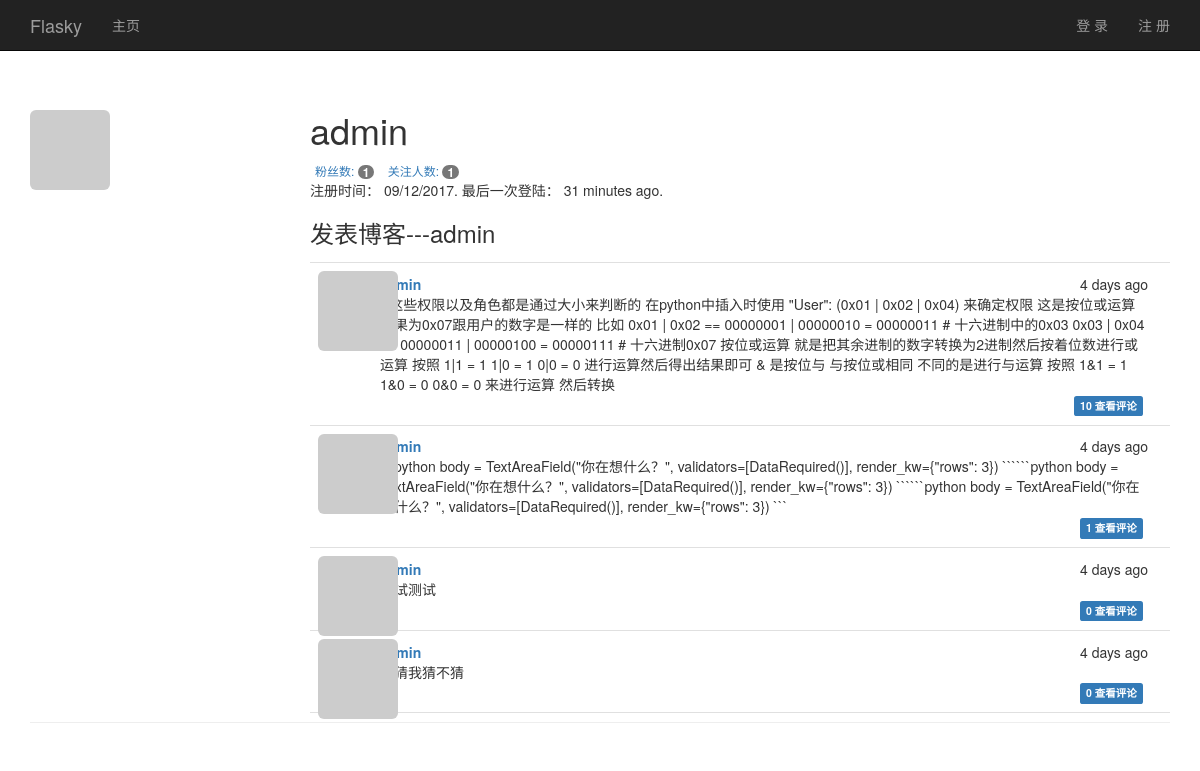
Screenshot of /user/admin with the database file from the repository.
### app/models.py (models this page shows, shortened)
class User(UserMixin, db.Model):
    avatar_hash = db.Column(db.String(32))
    __tablename__ = 'users'
    id = db.Column(db.Integer, primary_key=True)
    email = db.Column(db.String(64), unique=True, index=True)
    username = db.Column(db.String(64), unique=True, index=True)
    role_id = db.Column(db.Integer, db.ForeignKey('roles.id'))
    password_hash = db.Column(db.String(128))
    confirmed = db.Column(db.Boolean, default=False)
    name = db.Column(db.String(64))  # 姓名
    location = db.Column(db.String(64))  # 所在地
    about_me = db.Column(db.Text())  # 自我介绍
    member_since = db.Column(db.DateTime(), default=datetime.utcnow)  # 注册时间
    last_seen = db.Column(db.DateTime(), default=datetime.utcnow)  # 最后登录时间
    posts = db.relationship('Post', backref='author', lazy='dynamic')
    followed = db.relationship('Follow',
                               foreign_keys=[Follow.follower_id],
                               backref=db.backref('follower', lazy='joined'),
                               lazy='dynamic',
                               cascade='all, delete-orphan')
    followers = db.relationship('Follow',
                                foreign_keys=[Follow.followed_id],
                                backref=db.backref('followed', lazy='joined'),
                                lazy='dynamic',
                                cascade='all, delete-orphan')
    comments = db.relationship('Comment', backref='author', lazy='dynamic')
    @property
    def password(self):
        raise AttributeError('密码不是一个可读属性！')
    def gravatar(self, size=100, default='identicon', rating='g'):
        if request.is_secure:  # 如果响应是安全的
            url = 'https://secure.gravatar.com/avatar'
        else:
            url = 'http://www.gravatar.com/avatar'
        my_hash = self.avatar_hash or hashlib.md5(self.email.encode(
            'utf-8')).hexdigest()
        return '{url}/{hash}?s={size}&d={default}&r={rating}'.format(
            url=url, hash=my_hash, size=size, default=default, rating=rating
        )

class Post(db.Model):
    __tablename__ = 'posts'
    id = db.Column(db.Integer, primary_key=True)
    body = db.Column(db.Text)
    timestamp = db.Column(db.DateTime, index=True, default=datetime.utcnow())
    author_id = db.Column(db.Integer, db.ForeignKey('users.id'))
    body_html = db.Column(db.Text)
    comments = db.relationship('Comment', backref='post', lazy='dynamic')

### app/main/views.py (the view)
@main.route('/user/<username>')
def user(username):
    web_user = User.query.filter_by(username=username).first_or_404()
    if web_user is None:
        abort(404)
    posts = web_user.posts.order_by(Post.timestamp.desc()).all()
    return render_template('user.html', user=web_user, posts=posts)

### app/auth/views.py (called while the page is built)
@auth.before_app_request
def before_request():
    if current_user.is_authenticated:
        current_user.ping()
        if not current_user.confirmed \
                and request.endpoint \
                and request.endpoint[:5] != 'auth.' \
                and request.endpoint != 'static':
            return redirect(url_for('auth.unconfirmed'))

### app/main/__init__.py (called while the page is built)
@main.app_context_processor
def inject_permission():
    return dict(Permission=Permission)

### app/models.py (called while the page is built)
    def can(self, permissions):
        return False

    def is_administrator(self):
        return False

### app/templates/user.html (shortened to what this page needs)
{% extends "base.html" %}
{% block page_content %}
	<div class="page-header">
		<img class="img-rounded profile-thumbnail" src="{{ user.gravatar(size=256) }}">
		<div class="profile-header">
			<h1>
				{{ user.username }}
			</h1>
			<div>
				<a href="{{ url_for('.followers', username=user.username) }}"
					 class="btn-xs">
					粉丝数: <span class="badge">{{ user.followers.count() - 1 }}</span>
				</a>
				<a href="{{ url_for('.followed_by', username=user.username) }}"
					 class="btn-xs">
					关注人数: <span class="badge">{{ user.followed.count() - 1 }}</span>
				</a>
			<p>注册时间： {{ moment(user.member_since).format('L') }}. 最后一次登陆： {{
							moment
      (user.last_seen).fromNow() }}.</p>
			<h3>发表博客---{{ user.username }}</h3>
			{% include '_posts.html' %}
		</div>
	</div>
{% endblock page_content %}

### app/templates/base.html (shortened to what this page needs)
{% extends "bootstrap/base.html" %}}
{% block html_attribs %} lang='zh-CN' {% endblock html_attribs %}
{% block head %}
	{{ super() }}
	<link rel="stylesheet" href="{{ url_for('static', filename='style.css') }}"
				type="text/css">
{% endblock head %}
{% block navbar %}
	<div class="navbar navbar-inverse navbar-fixed-top" role="navigation">
		<div class="container">
			<div class="navbar-header">
				<a class="navbar-brand" href="/">Flasky</a>
			</div>
			<div class="navbar-collapse collapse" id="navbar-1">
				<ul class="nav navbar-nav">
					<li><a href="/">主页</a></li>
				</ul>
				<ul class="nav navbar-nav navbar-right">
					{% if current_user.is_authenticated %}
						<li class="dropdown">
							<a href="#" class="dropdown-toggle" data-toggle="dropdown">
								个人 <b class="caret"></b>
							</a>
							<ul class="dropdown-menu">
								<li><a href="{{ url_for('main.user',
						username=current_user.username) }}">
									个人中心</a></li>
								<li><a href="{{ url_for('auth.change_password')
												}}">修改密码</a></li>
								<li><a href="{{ url_for('auth.change_email_request') }}">修改邮箱</a></li>
								{% if current_user.is_administrator() %}
									<li><a href="{{ url_for('main.edit_profile_admin',
										id=current_user.id) }}">管理用户</a></li>
								{% endif %}
								{% if current_user.can(Permission.MODERATE_COMMENTS) %}
									<li><a href="{{ url_for('main.moderate') }}">管理评论</a></li>
									{% endif %}
								<li><a href="{{ url_for('auth.logout') }}">退出登录</a></li>
							</ul>
						</li>
					{% else %}
						<li><a href="{{ url_for('auth.login') }}">登 录</a></li>
						<li><a href="{{ url_for('auth.register') }}" >注 册</a></li>
					{% endif %}
				</ul>
			</div>
		</div>
	</div>
{% endblock %}
{% block content %}
	<div class="container pad-top">
		{% block page_content %}{% endblock page_content%}
	</div>
{% endblock content %}

### app/templates/_posts.html (shortened to what this page needs)
<ul class="posts">
	{% for post in posts %}
		<li class="post">
			<div class="post-thumbnail">
				<a href="{{ url_for('.user', username=post.author.username) }}">
					<img src="{{ post.author.gravatar(size=40) }}"
							 alt="" class="img-rounded profile-thumbnail"></a>
			</div>
			<div class="post-content">
				<div class="post-date	">{{ moment(post.timestamp).fromNow() }}</div>
				<div class="post-author">
					<a href="{{ url_for('.user', username=post.author.username )}}">
						{{ post.author.username }}</a>
				</div>
				<div class="post-body">
					{% if post.body_html %}
						{{ post.body_html | safe }}
					{% else %}
						{{ post.body }}
					{% endif %}
				</div>
				<div class="post-footer">
					<a href="{{ url_for('.post', id=post.id) }}#comments">
						<span class="label label-primary">
							{{ post.comments.count() }} 查看评论
						</span>
					</a>
				</div>
			</div>
		</li>
	{% endfor %}
</ul>

### app/static/style.css (style rules this page uses)
body { padding-top: 70px; }
.profile-thumbnail { position: absolute; }
.profile-header { min-height: 260px; margin-left: 280px; }
ul.posts { list-style-type: none; padding: 0px; margin: 16px 0px 0px 0px; border-top: 1px solid #e0e0e0; }
ul.posts li.post { padding: 8px; border-bottom: 1px solid #e0e0e0; }
div.post-date { float: right; }
div.post-author { font-weight: bold; }
div.post-thumbnail { position: absolute; }
div.post-content { margin-left: 48px; min-height: 48px; overflow: hidden; padding: 0.2em 1em; }
div.post-footer { float: right; }
div.post-footer a { margin-right: 5px; }

### rows the page displays
User: username "admin", member_since "09/12/2017", last_seen "31 minutes ago"
Post: timestamp "4 days ago", author.username "admin", body "* 这些权限以及角色都是通过大小来判断的 在python中插入时使用 \"User\": (0x01 | 0x02 | 0x04) 来确定权限 这是按位或运算 结果为0x07跟用户的数字是一样的 比如 0x01 | 0x02 == 00000001 | 00000010 = 00000011 # 十六进制中的0x03 0x03 | 0x04 == 00000011 | 00000100 = 00000111 # 十六进制0x07 按位或运算 就是把其余进制的数字转换为2进制然后按着位数进行或运算 按照 1|1 = 1 1|0 = 1 0|0 = 0 进行运算然后得出结果即可 & 是按位与 与按位或相同 不同的是进行与运算 按照 1&1 = 1 1&0 = 0 0&0 = 0 来进行运算 然后转换", comments.count "10"
Post: timestamp "4 days ago", author.username "admin", body "```python body = TextAreaField(\"你在想什么？\", validators=[DataRequired()], render_kw={\"rows\": 3}) ``````python body = TextAreaField(\"你在想什么？\", validators=[DataRequired()], render_kw={\"rows\": 3}) ``````python body = TextAreaField(\"你在想什么？\", validators=[DataRequired()], render_kw={\"rows\": 3}) ```", comments.count "1"
Post: timestamp "4 days ago", author.username "admin", body "测试测试", comments.count "0"
Post: timestamp "4 days ago", author.username "admin", body "你猜我猜不猜", comments.count "0"

### other values shown
{{ user.followers.count() - 1 }} "1"
{{ user.followed.count() - 1 }} "1"
